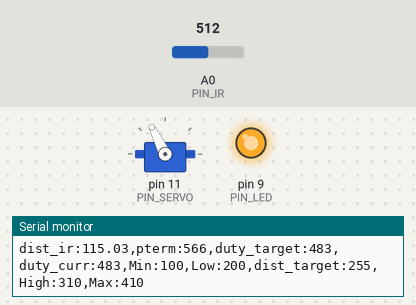
The sketch below on a simulated Arduino Uno, built with avr-gcc and run on an emulated ATmega328P. On the bench: servo, output pins drawn as LEDs (lit = HIGH), the last lines printed to the serial monitor. The test bench sets the inputs (shaded band); at power-on: A0 (PIN_IR) = 512.

Above: at 1.2 s.
1.3 s: A0 (PIN_IR) set to 810
At 2.5 s:
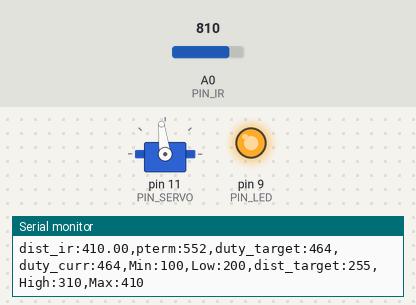
2.8 s: A0 (PIN_IR) set to 716
At 2.92 s:
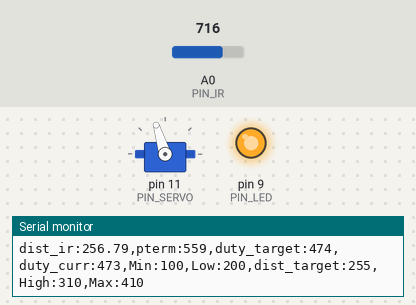
4.4 s: A0 (PIN_IR) set to 900
At 5.4 s:
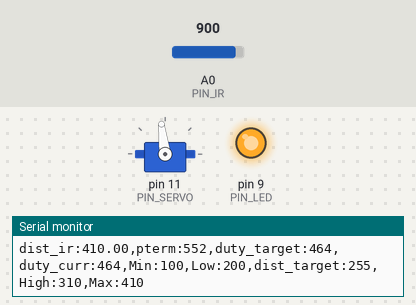
5.9 s: A0 (PIN_IR) set to 511
At 7.1 s:
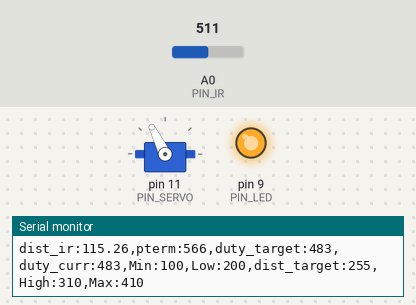
Timing chart, 0 to 8.6 s (numbered marks = the images above; inputs shaded):
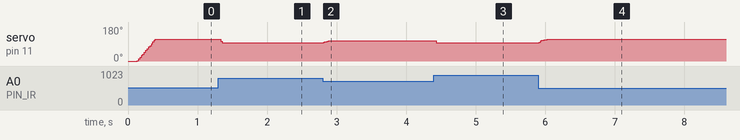

Measured:
- after the input at 1.3 s, servo on pin 11 (PIN_SERVO): 116° → 97° at once
- after the input at 2.8 s, servo on pin 11 (PIN_SERVO): 97° → 107° at once, → 108° 0.17 s later
- after the input at 4.4 s, servo on pin 11 (PIN_SERVO): 108° → 97° at once
- after the input at 5.9 s, servo on pin 11 (PIN_SERVO): 97° → 115° at once, → 116° 0.23 s later

The sketch:

Proportional_Control_20213050.ino
```cpp
#include <Servo.h>

/////////////////////////////
// Configurable parameters //
/////////////////////////////

// Arduino pin assignment
#define PIN_LED 9
#define PIN_SERVO 11
#define PIN_IR A0

// Framework setting
#define _DIST_TARGET 255
#define _DIST_MIN 100
#define _DIST_MAX 410

// Distance sensor
#define _DIST_ALPHA 0.3 // EMA filter is disabled

// Servo range
#define _DUTY_MIN 800
#define _DUTY_NEU 1645
#define _DUTY_MAX 2100

// Servo speed control
#define _SERVO_ANGLE 20 // angle b/w DUTY_MAX and DUTY_MIN
#define _SERVO_SPEED 100 // servo speed limit (deg/sec)

// Event periods
#define _INTERVAL_DIST 20// distance sensor interval (ms)
#define _INTERVAL_SERVO 1 // servo interval (ms)
#define _INTERVAL_SERIAL 100 // serial interval (ms)

// PID parameters
#define _KP 0.66 // proportional gain ****

//////////////////////
// global variables //
//////////////////////

// Servo instance
Servo myservo;

// Distance sensor
float dist_target; // location to send the ball
float dist_raw, dist_ema;

// Event periods
unsigned long last_sampling_time_dist, last_sampling_time_servo, last_sampling_time_serial;
bool event_dist, event_servo, event_serial;

// Servo speed control
float duty_chg_per_interval; // maximum duty difference per interval
float duty_target, duty_curr;

// PID variables
float error_curr, error_prev, control, pterm, dterm, iterm;

// Fiter variables
float x[10] = {70, 83, 110, 132, 175, 210, 226, 246, 285, 330};
float y[10] = {87, 100, 125, 150, 200, 250, 300, 350, 400, 425};
float nd = sizeof(x)/sizeof(float);

void setup() {
  // initialize GPIO pins for LED and attach servo
  myservo.attach(PIN_SERVO);
  pinMode(PIN_LED,OUTPUT);
  digitalWrite(PIN_LED, 1);

  // initialize global variables
  last_sampling_time_dist = 0;
  last_sampling_time_servo = 0;
  last_sampling_time_serial = 0;
  event_dist = event_servo = event_serial = true;
  dist_target = _DIST_TARGET;
  dist_ema = 0;
  duty_curr = 0;


  // move servo to neutral position
  myservo.writeMicroseconds(_DUTY_NEU);

  // initialize serial port
  Serial.begin(57600);

  // convert angle speed into duty change per interval.
  duty_chg_per_interval = (_DUTY_MAX - _DUTY_MIN) * (float)(_SERVO_SPEED / 180.0) * (float)(_INTERVAL_SERVO / 1000.0);
}

void loop() {
  /////////////////////
  // Event generator //
  /////////////////////
  unsigned long time_curr = millis();
  if(time_curr >= last_sampling_time_dist + _INTERVAL_DIST) {
        last_sampling_time_dist += _INTERVAL_DIST;
        event_dist = true;
  }
  if(time_curr >= last_sampling_time_servo + _INTERVAL_SERVO) {
        last_sampling_time_servo += _INTERVAL_SERVO;
        event_servo = true;
  }
  if(time_curr >= last_sampling_time_serial + _INTERVAL_SERIAL) {
        last_sampling_time_serial += _INTERVAL_SERIAL;
        event_serial = true;
  }

  ////////////////////
  // Event handlers //
  ////////////////////

  if(event_dist) {
    event_dist = false;
    // get a distance reading from the distance sensor
    //dist_raw = ir_distance();
    //float dist_cali = 100 + 300.0 / (256 - 82) * (dist_raw - 82);
    dist_raw = ir_distance_filtered();

    dist_ema = _DIST_ALPHA * dist_raw + (1-_DIST_ALPHA) * dist_ema;
    if(dist_ema<_DIST_MIN) {
      dist_ema = _DIST_MIN;
    }
    else if(dist_ema>_DIST_MAX) {
      dist_ema = _DIST_MAX;
    }

    // PID control logic
    error_curr = _DIST_TARGET - dist_ema;
    pterm = error_curr;
    control = _KP * pterm;

    // duty_target = f(duty_neutral, control)
    duty_target = _DUTY_NEU + control;

    // keep duty_target value within the range of
    // [_DUTY_MIN, _DUTY_MAX]
    if(duty_target < _DUTY_MIN) {
      duty_target = _DUTY_MIN;
    }
    else if(duty_target > _DUTY_MAX) {
      duty_target = _DUTY_MAX;
    }
  }

  if(event_servo) {
    // adjust duty_curr toward duty_target by duty_chg_per_interval
    if(duty_target > duty_curr) {
      duty_curr += duty_chg_per_interval;
      if(duty_curr > duty_target) duty_curr = duty_target;
    }
    else {
      duty_curr -= duty_chg_per_interval;
      if(duty_curr < duty_target) duty_curr = duty_target;
    }
    // update servo position
    myservo.writeMicroseconds(duty_curr);
  }

  if(event_serial) {
    event_serial = false;
    Serial.print("dist_ir:");
    Serial.print(dist_ema);
    Serial.print(",pterm:");
    Serial.print(map(pterm,-1000,1000,510,610));
    Serial.print(",duty_target:");
    Serial.print(map(duty_target,1000,2000,410,510));
    Serial.print(",duty_curr:");
    Serial.print(map(duty_curr,1000,2000,410,510));
    Serial.println(",Min:100,Low:200,dist_target:255,High:310,Max:410");
  }
}

float ir_distance(void){ // return value unit: mm
  float val;
  float volt = float(analogRead(PIN_IR));
  val = ((6762.0/(volt-9.0))-4.0) * 10.0;
  return val;
}

float ir_distance_filtered(void){ // return value unit: mm
  // for now, just use ir_distance() without noise filter.
  //return ir_distance();
  float val;
  float volt = float(analogRead(PIN_IR));
  float b = 0;
  if(val > x[9]){
    val = x[9];
  }
  val = ((6762.0/(volt-9.0))-4.0) * 10.0;
  for(int i=0;i<nd;i++) {
      float p=1;
      for(int j=0;j<nd;j++) {
          if(i!=j) {
            p = p*(val-x[j])/(x[i]-x[j]);
          }
      }
      b += p * y[i];
  }
  return b;
}
```
